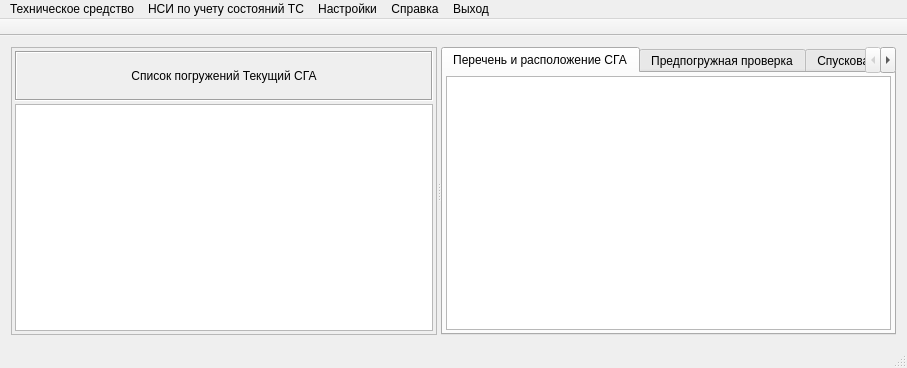
<?xml version="1.0" encoding="UTF-8"?>
<ui version="4.0">
 <class>MainWindow</class>
 <widget class="QMainWindow" name="MainWindow">
  <property name="geometry">
   <rect>
    <x>0</x>
    <y>0</y>
    <width>907</width>
    <height>368</height>
   </rect>
  </property>
  <property name="minimumSize">
   <size>
    <width>907</width>
    <height>300</height>
   </size>
  </property>
  <property name="windowTitle">
   <string notr="true"> Информация о состоянии ТС</string>
  </property>
  <property name="windowIcon">
   <iconset>
    <normaloff>:/new/windowheader/src/icons/myicons/spts.ico</normaloff>:/new/windowheader/src/icons/myicons/spts.ico</iconset>
  </property>
  <property name="iconSize">
   <size>
    <width>16</width>
    <height>16</height>
   </size>
  </property>
  <property name="animated">
   <bool>false</bool>
  </property>
  <property name="documentMode">
   <bool>false</bool>
  </property>
  <property name="unifiedTitleAndToolBarOnMac">
   <bool>false</bool>
  </property>
  <widget class="QWidget" name="centralWidget">
   <layout class="QGridLayout" name="gridLayout">
    <item row="0" column="0">
     <widget class="QSplitter" name="splitter">
      <property name="orientation">
       <enum>Qt::Horizontal</enum>
      </property>
      <widget class="QFrame" name="frame">
       <property name="minimumSize">
        <size>
         <width>265</width>
         <height>0</height>
        </size>
       </property>
       <property name="maximumSize">
        <size>
         <width>16777215</width>
         <height>16777215</height>
        </size>
       </property>
       <property name="frameShape">
        <enum>QFrame::StyledPanel</enum>
       </property>
       <property name="frameShadow">
        <enum>QFrame::Raised</enum>
       </property>
       <layout class="QGridLayout" name="gridLayout_3">
        <property name="margin">
         <number>3</number>
        </property>
        <property name="spacing">
         <number>3</number>
        </property>
        <item row="0" column="0">
         <widget class="QFrame" name="frame_2">
          <property name="minimumSize">
           <size>
            <width>0</width>
            <height>50</height>
           </size>
          </property>
          <property name="frameShape">
           <enum>QFrame::Box</enum>
          </property>
          <property name="frameShadow">
           <enum>QFrame::Sunken</enum>
          </property>
          <layout class="QGridLayout" name="gridLayout_2">
           <property name="margin">
            <number>3</number>
           </property>
           <property name="spacing">
            <number>3</number>
           </property>
           <item row="0" column="0">
            <widget class="QLabel" name="label_NameTS">
             <property name="text">
              <string>Список погружений Текущий СГА</string>
             </property>
             <property name="alignment">
              <set>Qt::AlignCenter</set>
             </property>
            </widget>
           </item>
          </layout>
         </widget>
        </item>
        <item row="1" column="0">
         <widget class="QTableView" name="tblSpisPogruzh">
          <property name="mouseTracking">
           <bool>true</bool>
          </property>
          <property name="autoFillBackground">
           <bool>false</bool>
          </property>
          <property name="selectionMode">
           <enum>QAbstractItemView::SingleSelection</enum>
          </property>
          <property name="selectionBehavior">
           <enum>QAbstractItemView::SelectRows</enum>
          </property>
          <property name="sortingEnabled">
           <bool>true</bool>
          </property>
         </widget>
        </item>
       </layout>
      </widget>
      <widget class="QTabWidget" name="tabWidget">
       <property name="enabled">
        <bool>true</bool>
       </property>
       <property name="tabPosition">
        <enum>QTabWidget::North</enum>
       </property>
       <property name="tabShape">
        <enum>QTabWidget::Rounded</enum>
       </property>
       <property name="currentIndex">
        <number>0</number>
       </property>
       <property name="iconSize">
        <size>
         <width>0</width>
         <height>32</height>
        </size>
       </property>
       <property name="elideMode">
        <enum>Qt::ElideNone</enum>
       </property>
       <property name="documentMode">
        <bool>false</bool>
       </property>
       <property name="tabsClosable">
        <bool>false</bool>
       </property>
       <property name="movable">
        <bool>false</bool>
       </property>
       <widget class="QWidget" name="tabSostPozition">
        <property name="enabled">
         <bool>true</bool>
        </property>
        <attribute name="icon">
         <iconset>
          <normaloff>:/new/windowheader/src/icons/myicons/spts.ico</normaloff>:/new/windowheader/src/icons/myicons/spts.ico</iconset>
        </attribute>
        <attribute name="title">
         <string>Перечень и расположение СГА</string>
        </attribute>
        <layout class="QGridLayout" name="gridLayout_7">
         <property name="margin">
          <number>3</number>
         </property>
         <property name="spacing">
          <number>3</number>
         </property>
         <item row="0" column="0">
          <widget class="QTableView" name="tblSostTS">
           <property name="selectionMode">
            <enum>QAbstractItemView::SingleSelection</enum>
           </property>
           <property name="selectionBehavior">
            <enum>QAbstractItemView::SelectRows</enum>
           </property>
           <property name="sortingEnabled">
            <bool>true</bool>
           </property>
          </widget>
         </item>
        </layout>
       </widget>
       <widget class="QWidget" name="tabPredSpusk">
        <attribute name="icon">
         <iconset>
          <normaloff>:/new/windowheader/src/icons/myicons/spts.ico</normaloff>:/new/windowheader/src/icons/myicons/spts.ico</iconset>
        </attribute>
        <attribute name="title">
         <string>Предпогружная проверка</string>
        </attribute>
        <layout class="QGridLayout" name="gridLayout_6">
         <item row="0" column="0">
          <widget class="QTableView" name="tblPredPogruzh"/>
         </item>
        </layout>
       </widget>
       <widget class="QWidget" name="tabSpusk">
        <attribute name="icon">
         <iconset>
          <normaloff>:/new/windowheader/src/icons/myicons/spts.ico</normaloff>:/new/windowheader/src/icons/myicons/spts.ico</iconset>
        </attribute>
        <attribute name="title">
         <string>Спусковая работа</string>
        </attribute>
        <layout class="QGridLayout" name="gridLayout_4">
         <item row="0" column="0">
          <widget class="QTableView" name="tblSpuskRab"/>
         </item>
        </layout>
       </widget>
       <widget class="QWidget" name="tabPosleSpusk">
        <attribute name="icon">
         <iconset>
          <normaloff>:/new/windowheader/src/icons/myicons/spts.ico</normaloff>:/new/windowheader/src/icons/myicons/spts.ico</iconset>
        </attribute>
        <attribute name="title">
         <string>Послепогружная проверка</string>
        </attribute>
        <layout class="QGridLayout" name="gridLayout_5">
         <item row="0" column="0">
          <widget class="QTableView" name="tblPoslePogruzh"/>
         </item>
        </layout>
       </widget>
      </widget>
     </widget>
    </item>
   </layout>
  </widget>
  <widget class="QMenuBar" name="menuBar">
   <property name="geometry">
    <rect>
     <x>0</x>
     <y>0</y>
     <width>907</width>
     <height>18</height>
    </rect>
   </property>
   <widget class="QMenu" name="menu">
    <property name="title">
     <string>Техническое средство</string>
    </property>
    <addaction name="menuSelectSGA"/>
    <addaction name="menuSelectGVS"/>
    <addaction name="menuSelectNPA"/>
   </widget>
   <widget class="QMenu" name="menuNSI">
    <property name="title">
     <string>НСИ по учету состояний ТС</string>
    </property>
    <widget class="QMenu" name="menuNSISGA">
     <property name="title">
      <string>НСИ по учету состояний СГА</string>
     </property>
     <addaction name="menuNSISGA_5"/>
     <addaction name="menuNSISGA_6"/>
     <addaction name="menuNSISGA_7"/>
    </widget>
    <widget class="QMenu" name="menuNSIGVS">
     <property name="title">
      <string>НСИ по учету состояний ЖВС</string>
     </property>
     <addaction name="menuNSIGVS_8"/>
     <addaction name="menuNSIGVS_9"/>
     <addaction name="menuNSIGVS_10"/>
     <addaction name="menuNSIGVS_11"/>
     <addaction name="menuNSIGVS_12"/>
     <addaction name="menuNSIGVS_13"/>
    </widget>
    <widget class="QMenu" name="menuNSINPA">
     <property name="title">
      <string>НСИ по учету состояний ТНПА</string>
     </property>
     <addaction name="menuNSINPA_14"/>
     <addaction name="menuNSINPA_15"/>
    </widget>
    <addaction name="menuNSISGA"/>
    <addaction name="menuNSIGVS"/>
    <addaction name="menuNSINPA"/>
   </widget>
   <widget class="QMenu" name="menuSetWindow">
    <property name="title">
     <string>Настройки</string>
    </property>
    <addaction name="menuCreateSetColor"/>
    <addaction name="menuCreateSetSound"/>
   </widget>
   <widget class="QMenu" name="menuSprav">
    <property name="title">
     <string>Справка</string>
    </property>
    <addaction name="menuSpravMain"/>
    <addaction name="menuSpravContent"/>
    <addaction name="separator"/>
    <addaction name="menuCreateWinAbout"/>
    <addaction name="actionFind"/>
   </widget>
   <widget class="QMenu" name="CloseWinMainMenu">
    <property name="title">
     <string>Выход</string>
    </property>
    <addaction name="menuCloseWindowMain"/>
   </widget>
   <addaction name="menu"/>
   <addaction name="menuNSI"/>
   <addaction name="menuSetWindow"/>
   <addaction name="menuSprav"/>
   <addaction name="CloseWinMainMenu"/>
  </widget>
  <widget class="QStatusBar" name="statusBar">
   <property name="enabled">
    <bool>true</bool>
   </property>
  </widget>
  <widget class="QToolBar" name="toolBar">
   <property name="windowTitle">
    <string>toolBar</string>
   </property>
   <property name="movable">
    <bool>false</bool>
   </property>
   <property name="allowedAreas">
    <set>Qt::AllToolBarAreas</set>
   </property>
   <property name="floatable">
    <bool>false</bool>
   </property>
   <attribute name="toolBarArea">
    <enum>TopToolBarArea</enum>
   </attribute>
   <attribute name="toolBarBreak">
    <bool>false</bool>
   </attribute>
  </widget>
  <action name="menuSpravMain">
   <property name="text">
    <string>Справка</string>
   </property>
  </action>
  <action name="menuSpravContent">
   <property name="text">
    <string>Содержание</string>
   </property>
  </action>
  <action name="menuCreateWinAbout">
   <property name="text">
    <string>О программе</string>
   </property>
  </action>
  <action name="menuCloseWindowMain">
   <property name="icon">
    <iconset>
     <normaloff>:/new/buttonpictures/src/icons/exit.png</normaloff>:/new/buttonpictures/src/icons/exit.png</iconset>
   </property>
   <property name="text">
    <string>Выход</string>
   </property>
  </action>
  <action name="menuSelectSGA">
   <property name="checkable">
    <bool>true</bool>
   </property>
   <property name="checked">
    <bool>true</bool>
   </property>
   <property name="text">
    <string>СГА</string>
   </property>
  </action>
  <action name="menuSelectGVS">
   <property name="checkable">
    <bool>true</bool>
   </property>
   <property name="text">
    <string>ЖВС</string>
   </property>
  </action>
  <action name="menuSelectNPA">
   <property name="checkable">
    <bool>true</bool>
   </property>
   <property name="text">
    <string>НПА</string>
   </property>
  </action>
  <action name="menuCreateSetColor">
   <property name="icon">
    <iconset>
     <normaloff>:/new/buttonpictures/src/icons/setup.png</normaloff>:/new/buttonpictures/src/icons/setup.png</iconset>
   </property>
   <property name="text">
    <string>Цветовые настройки</string>
   </property>
  </action>
  <action name="menuNSISGA_5">
   <property name="text">
    <string>Контрольно-проверочный лист предпогружной подготовки</string>
   </property>
  </action>
  <action name="menuNSISGA_6">
   <property name="text">
    <string>Лист учета событий при работе СГА под водой</string>
   </property>
  </action>
  <action name="menuNSISGA_7">
   <property name="text">
    <string>Контрольно-поверочный лист предпогружной проверки</string>
   </property>
  </action>
  <action name="menuNSIGVS_8">
   <property name="text">
    <string>Лист предспусковой проверки ЖВС</string>
   </property>
  </action>
  <action name="menuNSIGVS_9">
   <property name="text">
    <string>Лист предспусковой проверки БДД</string>
   </property>
  </action>
  <action name="menuNSIGVS_10">
   <property name="text">
    <string>Лист послеспусковой проверки ЖВС</string>
   </property>
  </action>
  <action name="menuNSIGVS_11">
   <property name="text">
    <string>Лист послеспусковой проверки БДД</string>
   </property>
  </action>
  <action name="menuNSIGVS_12">
   <property name="text">
    <string>Лист записи показаний СЖО</string>
   </property>
  </action>
  <action name="menuNSIGVS_13">
   <property name="text">
    <string>Лист проверки ЖВС при спуске (подъеме)</string>
   </property>
  </action>
  <action name="menuNSINPA_14">
   <property name="text">
    <string>Контрольно-проверочный лист предпогружных проверок НПА</string>
   </property>
  </action>
  <action name="menuNSINPA_15">
   <property name="text">
    <string>Контрольно-проверочный лист послепогружных проверок НПА</string>
   </property>
  </action>
  <action name="actionFind">
   <property name="text">
    <string>find</string>
   </property>
  </action>
  <action name="menuCreateSetSound">
   <property name="text">
    <string>Звуковые настройки</string>
   </property>
  </action>
 </widget>
 <layoutdefault spacing="6" margin="11"/>
 <resources/>
 <connections/>
</ui>
